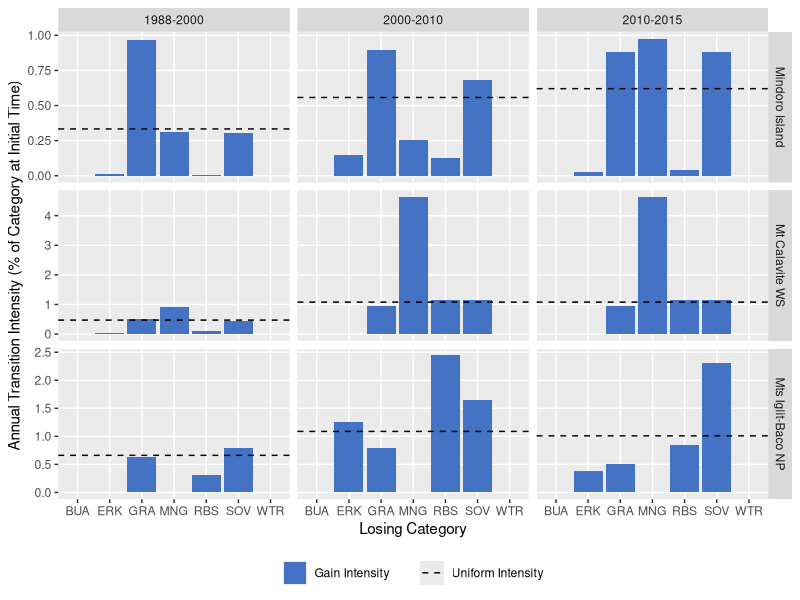
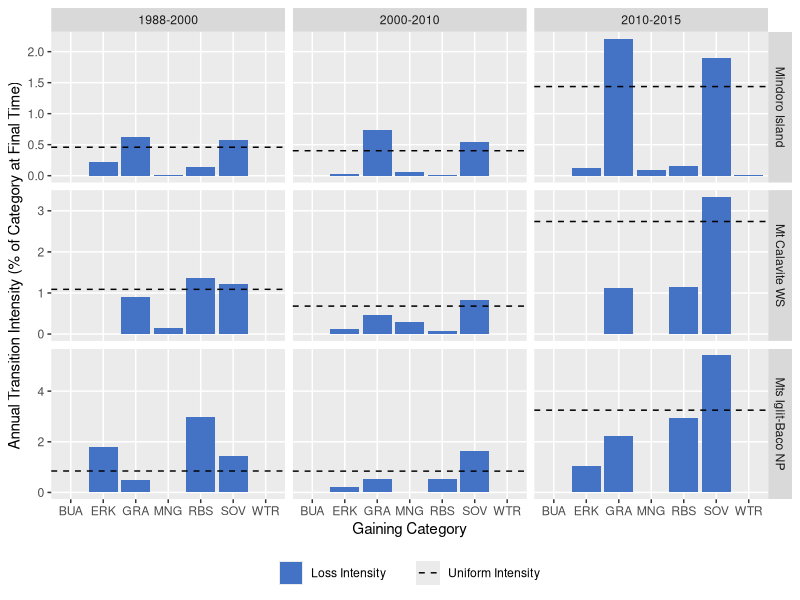

These charts were generated, in order, by the following R code:
# Script Description --------------------
# This R script generates barplots using ggplot2 package to visualise the transition-level intensity analysis of 
# changes in Mindoro Island, Philippines derived from land cover classification of Landsat data for three time-
# intervals: 1988-2000, 2000-2010, and 2010-2015. Intensity analysis was calculated using an Excel spreadsheet 
# with a VBA macro (see https://sites.google.com/site/intensityanalysis/). The domain of analysis is Mindoro Island.
#
# Script By:      Jose Don T De Alban
# Date Created:   13 Mar 2018
# Last Modified:  09 Apr 2021

# Set Working Directory -------------------
setwd("/Users/dondealban/Dropbox/Research/Mindoro/intensity analysis/")

# Load Libraries --------------------------
library(tidyverse)
library(readxl)

# Read Input Data -------------------------

# Read transition level XLSX data file, convert to data frame, and store into variable
rawG <- as.data.frame(read_excel("Transition_Level_Intensity_Analysis.xlsx", sheet="FOR_Gain"))
rawL <- as.data.frame(read_excel("Transition_Level_Intensity_Analysis.xlsx", sheet="FOR_Loss"))

# Clean and Subset Data -------------------

# 1. Add Change Type column
type1 <- rep("Gain", nrow(rawG))
type2 <- rep("Loss", nrow(rawL))
dfG <- cbind(rawG, type1)
dfL <- cbind(rawL, type2)

# 2. Reorder columns before renaming
dfGain <- dfG[,c(1:2,12,3:11)]
dfLoss <- dfL[,c(1:2,12,3:11)]

# 3. Change column names for easier reference
# Note the following description of category level column names
# ColA - Years of Time Interval
# ColB - Study Area/Site
# ColC - Change Type
# ColD - Category Name
# ColE - Observed Annual Loss/Gain [number of elements]
# ColF - Loss/Gain Intensity [percent of t1/t2 category]
# ColG - Uniform Intensity [percent of t1/t2 to/from category]
# ColH - Uniform Annual Loss/Gain [number of elements]
# ColI - Hypothesized Annual Error [number of elements]
# ColJ - Commission Intensity [percent of t1/t2 transition]
# ColK - Omission Intensity [percent of t1/t2 transition]
# ColL - Hypothesized t1/t2 Error [percent of interval domain]

list <- c("ColA","ColB","ColC","ColD","ColE","ColF","ColG","ColH","ColI","ColJ","ColK","ColL")
colnames(dfGain) <- c(list)
colnames(dfLoss) <- c(list)

# Generate Plots ------------------------

# Plot 1: To N (Gain Transition)
plotG <- ggplot() + geom_bar(data=dfGain, aes(x=ColD, y=ColF, fill=ColC), stat="identity", position=position_dodge())
plotG <- plotG + geom_hline(data=dfGain, aes(yintercept=ColG, colour="#000000"), linetype="dashed") # Uniform line
plotG <- plotG + facet_grid(ColB ~ ColA, scales="free_y")
plotG <- plotG + labs(x="Losing Category", y="Annual Transition Intensity (% of Category at Initial Time)")
plotG <- plotG + scale_fill_manual(values=c("#4472c4"), labels=c("Gain Intensity"))
plotG <- plotG + scale_colour_manual(values=c("#000000"), labels=c("Uniform Intensity"))
plotG <- plotG + theme(panel.grid.minor=element_blank())
plotG <- plotG + theme(legend.position="bottom", legend.box="horizontal", legend.title=element_blank())

# Plot 2: From M (Loss Transition)
plotL <- ggplot() + geom_bar(data=dfLoss, aes(x=ColD, y=ColF, fill=ColC), stat="identity", position=position_dodge())
plotL <- plotL + geom_hline(data=dfLoss, aes(yintercept=ColG, colour="#000000"), linetype="dashed") # Uniform line
plotL <- plotL + facet_grid(ColB ~ ColA, scales="free_y")
plotL <- plotL + labs(x="Gaining Category", y="Annual Transition Intensity (% of Category at Final Time)")
plotL <- plotL + scale_fill_manual(values=c("#4472c4"), labels=c("Loss Intensity"))
plotL <- plotL + scale_colour_manual(values=c("#000000"), labels=c("Uniform Intensity"))
plotL <- plotL + theme(panel.grid.minor=element_blank())
plotL <- plotL + theme(legend.position="bottom", legend.box="horizontal", legend.title=element_blank())

# Save Outputs --------------------------

# Output boxplots to a PDF file
ggsave(plotG, file="Transition-Level-Intensity-Analysis-Forest-Gain_v2.pdf", width=25, height=25, units="cm", dpi=300)
ggsave(plotL, file="Transition-Level-Intensity-Analysis-Forest-Loss_v2.pdf", width=25, height=25, units="cm", dpi=300)
